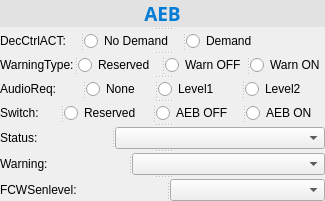
           <widget class="QSplitter" name="splitter_209">
            <property name="orientation">
             <enum>Qt::Vertical</enum>
            </property>
            <widget class="QLabel" name="label_197">
             <property name="font">
              <font>
               <family>Microsoft YaHei</family>
               <pointsize>12</pointsize>
              </font>
             </property>
             <property name="styleSheet">
              <string notr="true">color:rgb(3, 124, 213);
background-color: rgb(226, 226, 227);</string>
             </property>
             <property name="frameShape">
              <enum>QFrame::Box</enum>
             </property>
             <property name="frameShadow">
              <enum>QFrame::Plain</enum>
             </property>
             <property name="lineWidth">
              <number>0</number>
             </property>
             <property name="text">
              <string>&lt;html&gt;&lt;head/&gt;&lt;body&gt;&lt;p&gt;&lt;span style=&quot; font-size:14pt; font-weight:600;&quot;&gt;AEB&lt;/span&gt;&lt;/p&gt;&lt;/body&gt;&lt;/html&gt;</string>
             </property>
             <property name="alignment">
              <set>Qt::AlignCenter</set>
             </property>
            </widget>
            <widget class="QSplitter" name="splitter_210">
             <property name="styleSheet">
              <string notr="true">font: 9pt &quot;Microsoft YaHei&quot;;</string>
             </property>
             <property name="orientation">
              <enum>Qt::Horizontal</enum>
             </property>
             <widget class="QLabel" name="label_198">
              <property name="styleSheet">
               <string notr="true">font: 9pt &quot;Microsoft YaHei&quot;;</string>
              </property>
              <property name="text">
               <string>DecCtrlACT:  </string>
              </property>
             </widget>
             <widget class="QRadioButton" name="radioButton_15">
              <property name="sizePolicy">
               <sizepolicy hsizetype="Fixed" vsizetype="Fixed">
                <horstretch>0</horstretch>
                <verstretch>0</verstretch>
               </sizepolicy>
              </property>
              <property name="styleSheet">
               <string notr="true">font: 9pt &quot;Microsoft YaHei&quot;;</string>
              </property>
              <property name="text">
               <string>No Demand</string>
              </property>
             </widget>
             <widget class="QRadioButton" name="radioButton_16">
              <property name="sizePolicy">
               <sizepolicy hsizetype="Fixed" vsizetype="Fixed">
                <horstretch>0</horstretch>
                <verstretch>0</verstretch>
               </sizepolicy>
              </property>
              <property name="styleSheet">
               <string notr="true">font: 9pt &quot;Microsoft YaHei&quot;;</string>
              </property>
              <property name="text">
               <string>Demand                 </string>
              </property>
             </widget>
            </widget>
            <widget class="QSplitter" name="splitter_211">
             <property name="styleSheet">
              <string notr="true">font: 9pt &quot;Microsoft YaHei&quot;;</string>
             </property>
             <property name="orientation">
              <enum>Qt::Horizontal</enum>
             </property>
             <widget class="QLabel" name="label_199">
              <property name="sizePolicy">
               <sizepolicy hsizetype="Fixed" vsizetype="Preferred">
                <horstretch>0</horstretch>
                <verstretch>0</verstretch>
               </sizepolicy>
              </property>
              <property name="styleSheet">
               <string notr="true">font: 9pt &quot;Microsoft YaHei&quot;;</string>
              </property>
              <property name="text">
               <string>WarningType:</string>
              </property>
             </widget>
             <widget class="QRadioButton" name="radioButton_17">
              <property name="styleSheet">
               <string notr="true">font: 9pt &quot;Microsoft YaHei&quot;;</string>
              </property>
              <property name="text">
               <string>Reserved  </string>
              </property>
             </widget>
             <widget class="QRadioButton" name="radioButton_18">
              <property name="sizePolicy">
               <sizepolicy hsizetype="Fixed" vsizetype="Fixed">
                <horstretch>0</horstretch>
                <verstretch>0</verstretch>
               </sizepolicy>
              </property>
              <property name="styleSheet">
               <string notr="true">font: 9pt &quot;Microsoft YaHei&quot;;</string>
              </property>
              <property name="text">
               <string>Warn OFF</string>
              </property>
             </widget>
             <widget class="QRadioButton" name="radioButton_19">
              <property name="sizePolicy">
               <sizepolicy hsizetype="Fixed" vsizetype="Fixed">
                <horstretch>0</horstretch>
                <verstretch>0</verstretch>
               </sizepolicy>
              </property>
              <property name="styleSheet">
               <string notr="true">font: 9pt &quot;Microsoft YaHei&quot;;</string>
              </property>
              <property name="text">
               <string>Warn ON</string>
              </property>
             </widget>
            </widget>
            <widget class="QSplitter" name="splitter_212">
             <property name="styleSheet">
              <string notr="true">font: 9pt &quot;Microsoft YaHei&quot;;</string>
             </property>
             <property name="orientation">
              <enum>Qt::Horizontal</enum>
             </property>
             <widget class="QLabel" name="label_200">
              <property name="sizePolicy">
               <sizepolicy hsizetype="Fixed" vsizetype="Preferred">
                <horstretch>0</horstretch>
                <verstretch>0</verstretch>
               </sizepolicy>
              </property>
              <property name="styleSheet">
               <string notr="true">font: 9pt &quot;Microsoft YaHei&quot;;</string>
              </property>
              <property name="text">
               <string>AudioReq:   </string>
              </property>
             </widget>
             <widget class="QRadioButton" name="radioButton_182">
              <property name="styleSheet">
               <string notr="true">font: 9pt &quot;Microsoft YaHei&quot;;</string>
              </property>
              <property name="text">
               <string>None</string>
              </property>
             </widget>
             <widget class="QRadioButton" name="radioButton_183">
              <property name="sizePolicy">
               <sizepolicy hsizetype="Fixed" vsizetype="Fixed">
                <horstretch>0</horstretch>
                <verstretch>0</verstretch>
               </sizepolicy>
              </property>
              <property name="styleSheet">
               <string notr="true">font: 9pt &quot;Microsoft YaHei&quot;;</string>
              </property>
              <property name="text">
               <string>Level1  </string>
              </property>
             </widget>
             <widget class="QRadioButton" name="radioButton_184">
              <property name="sizePolicy">
               <sizepolicy hsizetype="Fixed" vsizetype="Fixed">
                <horstretch>0</horstretch>
                <verstretch>0</verstretch>
               </sizepolicy>
              </property>
              <property name="styleSheet">
               <string notr="true">font: 9pt &quot;Microsoft YaHei&quot;;</string>
              </property>
              <property name="text">
               <string>Level2 </string>
              </property>
             </widget>
            </widget>
            <widget class="QSplitter" name="splitter_213">
             <property name="styleSheet">
              <string notr="true">font: 9pt &quot;Microsoft YaHei&quot;;</string>
             </property>
             <property name="orientation">
              <enum>Qt::Horizontal</enum>
             </property>
             <widget class="QLabel" name="label_201">
              <property name="sizePolicy">
               <sizepolicy hsizetype="Fixed" vsizetype="Preferred">
                <horstretch>0</horstretch>
                <verstretch>0</verstretch>
               </sizepolicy>
              </property>
              <property name="styleSheet">
               <string notr="true">font: 9pt &quot;Microsoft YaHei&quot;;</string>
              </property>
              <property name="text">
               <string>Switch:     </string>
              </property>
             </widget>
             <widget class="QRadioButton" name="radioButton_185">
              <property name="styleSheet">
               <string notr="true">font: 9pt &quot;Microsoft YaHei&quot;;</string>
              </property>
              <property name="text">
               <string>Reserved  </string>
              </property>
             </widget>
             <widget class="QRadioButton" name="radioButton_186">
              <property name="sizePolicy">
               <sizepolicy hsizetype="Fixed" vsizetype="Fixed">
                <horstretch>0</horstretch>
                <verstretch>0</verstretch>
               </sizepolicy>
              </property>
              <property name="styleSheet">
               <string notr="true">font: 9pt &quot;Microsoft YaHei&quot;;</string>
              </property>
              <property name="text">
               <string>AEB OFF </string>
              </property>
             </widget>
             <widget class="QRadioButton" name="radioButton_187">
              <property name="sizePolicy">
               <sizepolicy hsizetype="Fixed" vsizetype="Fixed">
                <horstretch>0</horstretch>
                <verstretch>0</verstretch>
               </sizepolicy>
              </property>
              <property name="styleSheet">
               <string notr="true">font: 9pt &quot;Microsoft YaHei&quot;;</string>
              </property>
              <property name="text">
               <string>AEB ON </string>
              </property>
             </widget>
            </widget>
            <widget class="QSplitter" name="splitter_214">
             <property name="styleSheet">
              <string notr="true">font: 9pt &quot;Microsoft YaHei&quot;;</string>
             </property>
             <property name="orientation">
              <enum>Qt::Vertical</enum>
             </property>
             <widget class="QSplitter" name="splitter_215">
              <property name="styleSheet">
               <string notr="true">font: 9pt &quot;Microsoft YaHei&quot;;</string>
              </property>
              <property name="orientation">
               <enum>Qt::Horizontal</enum>
              </property>
              <widget class="QLabel" name="label_202">
               <property name="styleSheet">
                <string notr="true">font: 9pt &quot;Microsoft YaHei&quot;;</string>
               </property>
               <property name="text">
                <string>Status:</string>
               </property>
              </widget>
              <widget class="QComboBox" name="comboBox_AEB_Status_">
               <property name="sizePolicy">
                <sizepolicy hsizetype="Preferred" vsizetype="Fixed">
                 <horstretch>0</horstretch>
                 <verstretch>0</verstretch>
                </sizepolicy>
               </property>
               <property name="styleSheet">
                <string notr="true">font: 9pt &quot;Microsoft YaHei&quot;;</string>
               </property>
              </widget>
             </widget>
             <widget class="QSplitter" name="splitter_216">
              <property name="styleSheet">
               <string notr="true">font: 9pt &quot;Microsoft YaHei&quot;;</string>
              </property>
              <property name="orientation">
               <enum>Qt::Horizontal</enum>
              </property>
              <widget class="QLabel" name="label_203">
               <property name="layoutDirection">
                <enum>Qt::LeftToRight</enum>
               </property>
               <property name="styleSheet">
                <string notr="true">font: 9pt &quot;Microsoft YaHei&quot;;</string>
               </property>
               <property name="text">
                <string>Warning:</string>
               </property>
              </widget>
              <widget class="QComboBox" name="comboBox_AEB_Warning_">
               <property name="sizePolicy">
                <sizepolicy hsizetype="Preferred" vsizetype="Fixed">
                 <horstretch>0</horstretch>
                 <verstretch>0</verstretch>
                </sizepolicy>
               </property>
               <property name="styleSheet">
                <string notr="true">font: 9pt &quot;Microsoft YaHei&quot;;</string>
               </property>
              </widget>
             </widget>
             <widget class="QSplitter" name="splitter_217">
              <property name="styleSheet">
               <string notr="true">font: 9pt &quot;Microsoft YaHei&quot;;</string>
              </property>
              <property name="orientation">
               <enum>Qt::Horizontal</enum>
              </property>
              <widget class="QLabel" name="label_204">
               <property name="styleSheet">
                <string notr="true">font: 9pt &quot;Microsoft YaHei&quot;;</string>
               </property>
               <property name="text">
                <string>FCWSenlevel:</string>
               </property>
              </widget>
              <widget class="QComboBox" name="comboBox_AEB_FCWSenlevel_">
               <property name="sizePolicy">
                <sizepolicy hsizetype="Preferred" vsizetype="Fixed">
                 <horstretch>0</horstretch>
                 <verstretch>0</verstretch>
                </sizepolicy>
               </property>
               <property name="styleSheet">
                <string notr="true">font: 9pt &quot;Microsoft YaHei&quot;;</string>
               </property>
              </widget>
             </widget>
            </widget>
           </widget>
